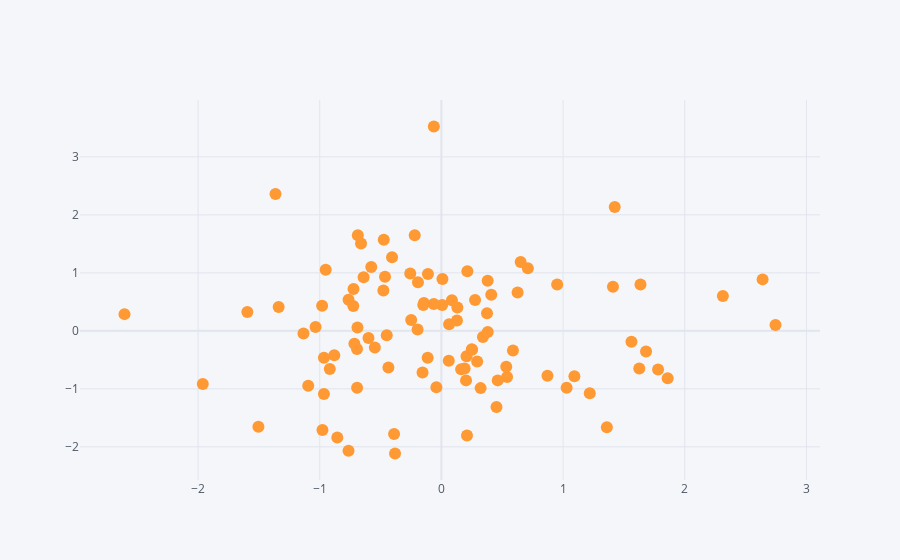

The notebook cell saved with this chart:
### Code cell
df.iplot(kind='scatter', x='A', y= 'B', mode='markers')
